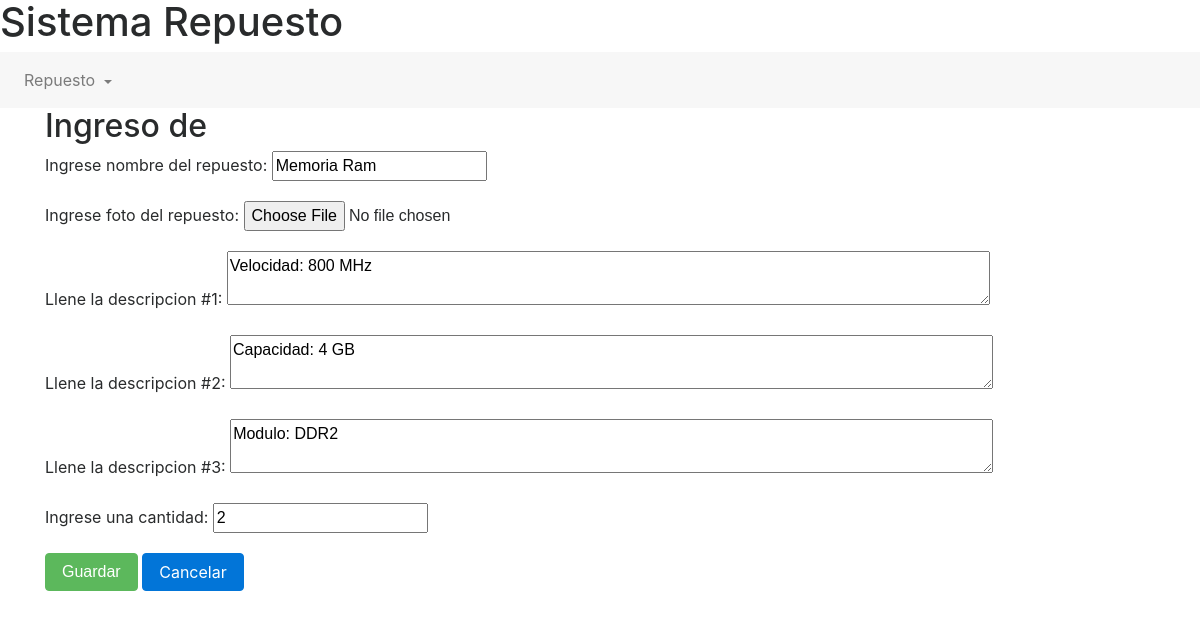
The page /editarRepuesto/14 on the database as committed earlier.
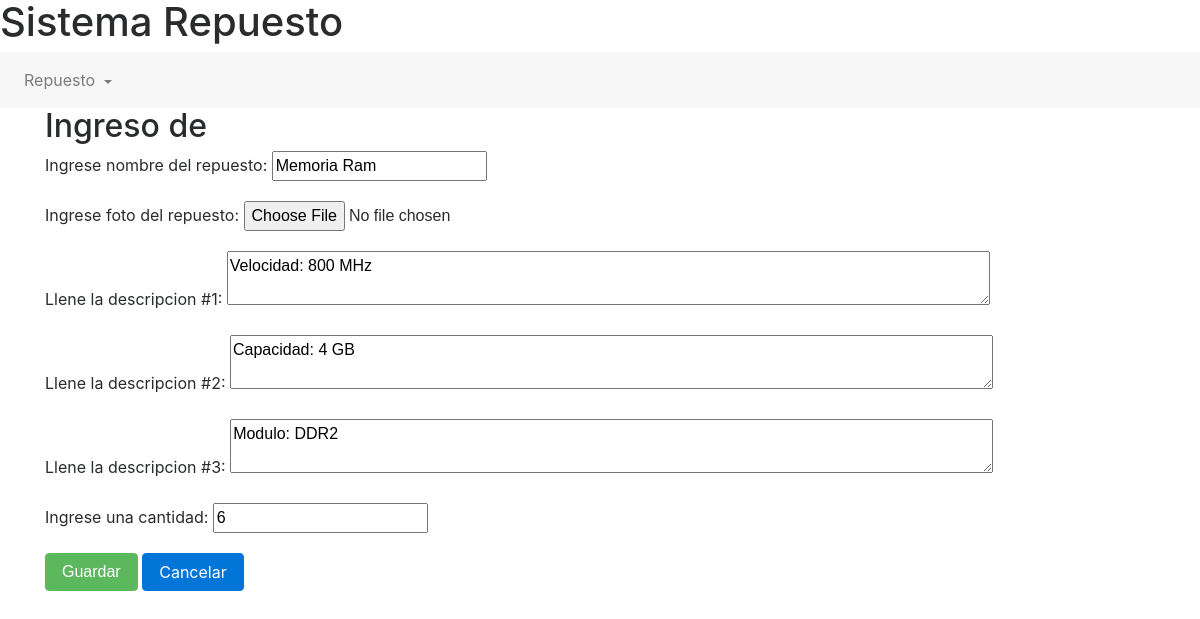
The same page on the database as committed later.
### mainapp/models.py (models this page shows, shortened)
class Repuesto(models.Model):
    nombre = models.CharField(max_length=50, blank=True)
    foto = models.ImageField(upload_to = 'pic_folder/', blank=True,null=True)
    descripcion1= models.TextField(max_length=50, blank=True)
    descripcion2= models.TextField(max_length=50, blank=True)
    descripcion3= models.TextField(max_length=50, blank=True)
    cantidad= models.IntegerField(default=0)
    class Meta:
        verbose_name = "Repuesto"
        verbose_name_plural = "Repuestos"

### mainapp/views.py (the view)
# urls.py: url(r'^editarRepuesto/(?P<item>\d+)$', Repuesto_editar, name='repuesto_editar'),
def Repuesto_editar(request, item):
    repuesto = get_object_or_404(Repuesto, pk=item)
    if request.method == "GET":
    	form = RepuestoForm(instance=repuesto)
    else:
	    form = RepuestoForm(request.POST, request.FILES, instance=repuesto)
	    if form.is_valid():
	        form.save()
	        return redirect('verRepuestos')
    return render(request, 'baseform.html', {'form':form, 'tipo_objeto':"repuesto"})

### mainapp/forms.py
class RepuestoForm(forms.ModelForm):
	class Meta:
		model = Repuesto
		fields = ['nombre','foto','descripcion1','descripcion2','descripcion3','cantidad']
		labels = {
			'nombre':'Ingrese nombre del repuesto',
			'foto':'Ingrese foto del repuesto',
			'descripcion1':'Llene la descripcion #1',
			'descripcion2':'Llene la descripcion #2',
			'descripcion3':'Llene la descripcion #3',
			'cantidad':'Ingrese una cantidad'
		}
		widgets = {
			'foto': forms.FileInput(),
            'descripcion1': forms.Textarea(attrs={'class':'form-textarea-control','cols': 80, 'rows': 2}),
            'descripcion2': forms.Textarea(attrs={'class':'form-textarea-control','cols': 80, 'rows': 2}),
            'descripcion3': forms.Textarea(attrs={'class':'form-textarea-control','cols': 80, 'rows': 2}),
		}

### mainapp/templates/baseform.html (shortened to what this page needs)
{% extends 'home.html' %}
{% block content2 %}
<main class="container" role='main'>
  <h2>Ingreso de {{ objeto }}</h2>
  <form method="POST" enctype="multipart/form-data">
  	<div id="formulario">
    	{{ form.as_p }}
    </div>
    <button class="btn btn-success" type="submit">Guardar</button>
    <a class="btn btn-primary" style="color: white;" onClick="javascript:history.go(-1);">Cancelar</a>
  </form>
</main>
{% endblock content2 %}

### mainapp/templates/home.html (shortened to what this page needs)
{% extends 'base.html' %}
{% block content %}
<nav class="navbar navbar-toggleable-md navbar-light bg-faded">
  <div class="navbar-collapse">
    <ul class="navbar-nav">
      <li class="nav-item dropdown">
        <a class="nav-link dropdown-toggle" href="#" data-toggle="dropdown" aria-haspopup="true" aria-expanded="false">
          Repuesto
        </a>
      </li>
    </ul>
  </div>
</nav>
{% block content2 %}
{% endblock content2 %}
{% endblock content %}

### mainapp/templates/base.html (shortened to what this page needs)
{% load staticfiles %}
<html>
<head>
  <link rel="stylesheet" href="{% static 'css/bootstrap.min.css' %}">
  <script src="{% static 'js/bootstrap.min.js' %}"></script></head>
<body>
  <div class="page-header">
    <h1>Sistema Repuesto</h1>
  </div>
{% block content %}
{% endblock content %}
</body>
</html>

Rows that differ between the two databases and show on the page:
changed Repuesto "Memoria Ram": cantidad "2" → "6"
